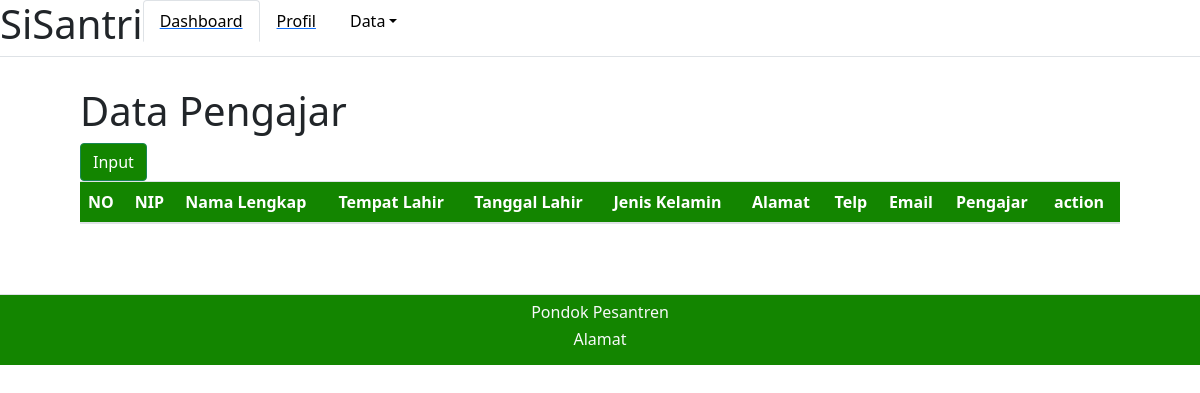
/adminpondok/datapengajar/, run on an earlier commit of the app's database.
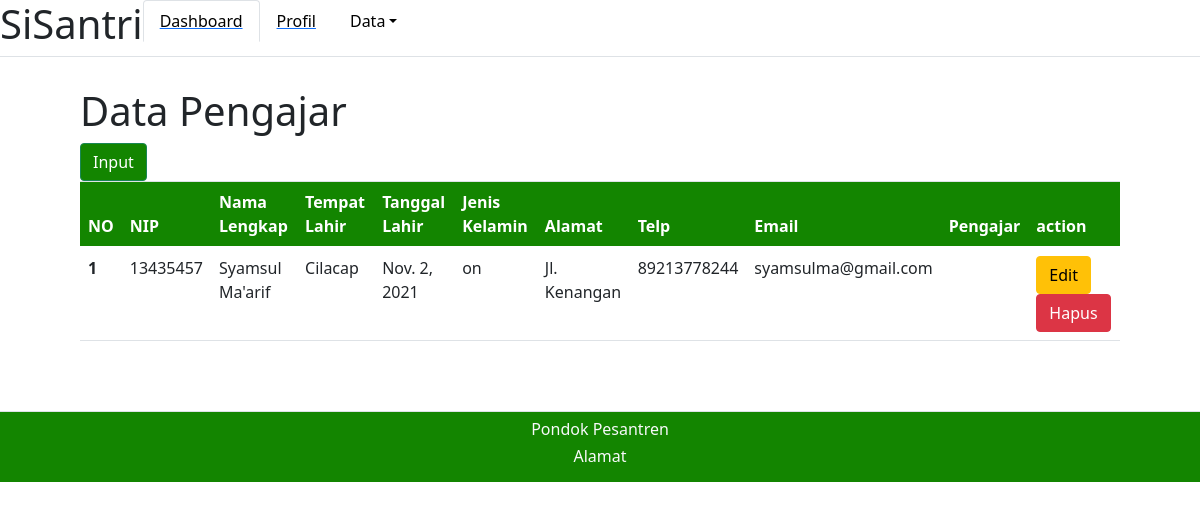
And on a later commit of the database.
### adminpondok/models.py (models this page shows)
class Pengajar(models.Model):
    kelamin = [
        ('Laki-Laki', 'Laki-Laki'),
        ('Perempuan', 'Perempuan'),
    ]
    NIP = models.IntegerField()
    nama_pengajar = models.CharField(max_length=30)
    tempat_lahir = models.CharField(max_length=20)
    tanggal_lahir = models.DateField()
    jk = models.CharField(max_length=9, choices=kelamin, default='')
    almt = models.TextField(default='')
    telp = models.IntegerField(default=0)
    email = models.CharField(default='', max_length=20)

### adminpondok/views.py (the view, shortened to what this page needs)
# urls.py: path('datapengajar/', views.datapengajar),
def datapengajar(req):
    datapengajar = models.Pengajar.objects.all()
    return render(req, 'adminpondok/datapengajar.html', {
        'data': datapengajar,
    })

### adminpondok/templates/adminpondok/datapengajar.html (shortened to what this page needs)
{% extends "adminpondok/base.html" %}
{% block content %}
<h1>Data Pengajar</h1>
<button type="button" class="btn btn-success" data-bs-toggle="modal" data-bs-target="#staticBackdrop"
    style="background-color: #138500;">
    Input
</button>
</div>
<table class="table">
    <thead>
        <tr style="background-color: #138500; color: #FFFFFF ;">
            <th scope="col">NO</th>
            <th scope="col">NIP</th>
            <th scope="col">Nama Lengkap</th>
            <th scope="col">Tempat Lahir</th>
            <th scope="col">Tanggal Lahir</th>
            <th scope="col">Jenis Kelamin</th>
            <th scope="col">Alamat</th>
            <th scope="col">Telp</th>
            <th scope="col">Email</th>
            <th scope="col">Pengajar</th>
            <th scope="col">action</th>
        </tr>
    </thead>
    {% for d in data %}
    <tbody>
        <tr>
            <th scope="row">{{ forloop.counter }}</th>
            <td>{{d.NIP}}</td>
            <td>{{d.nama_pengajar}}</td>
            <td>{{d.tempat_lahir}}</td>
            <td>{{d.tanggal_lahir}}</td>
            <td>{{d.jk}}</td>
            <td>{{d.almt}}</td>
            <td>{{d.telp}}</td>
            <td>{{d.email}}</td>
            <td>{{d.pngjr}}</td>
            <td>
                <a type="button" class="btn btn-warning" href="/datapengajar/{{d.id}}/editpengajar">Edit</a>
                <a type="button" class="btn btn-danger"
                    href="/adminpondok/datapengajar/{{d.id}}/deletepengajar">Hapus</a>
            </td>
        </tr>
    </tbody>
    {% endfor %}
</table>
{% endblock %}

What changed in the data, as far as the page shows it:
added Pengajar: NIP "13435457", nama_pengajar "Syamsul Ma'arif", tempat_lahir "Cilacap", tanggal_lahir "Nov. 2, 2021", jk "on", almt "Jl. Kenangan", telp "89213778244", email "syamsulma@gmail.com"
